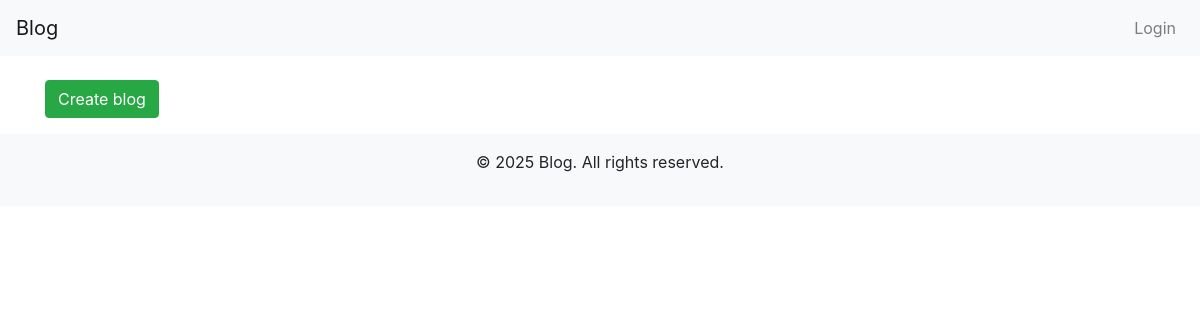
Page /blog/ on the earlier database version.
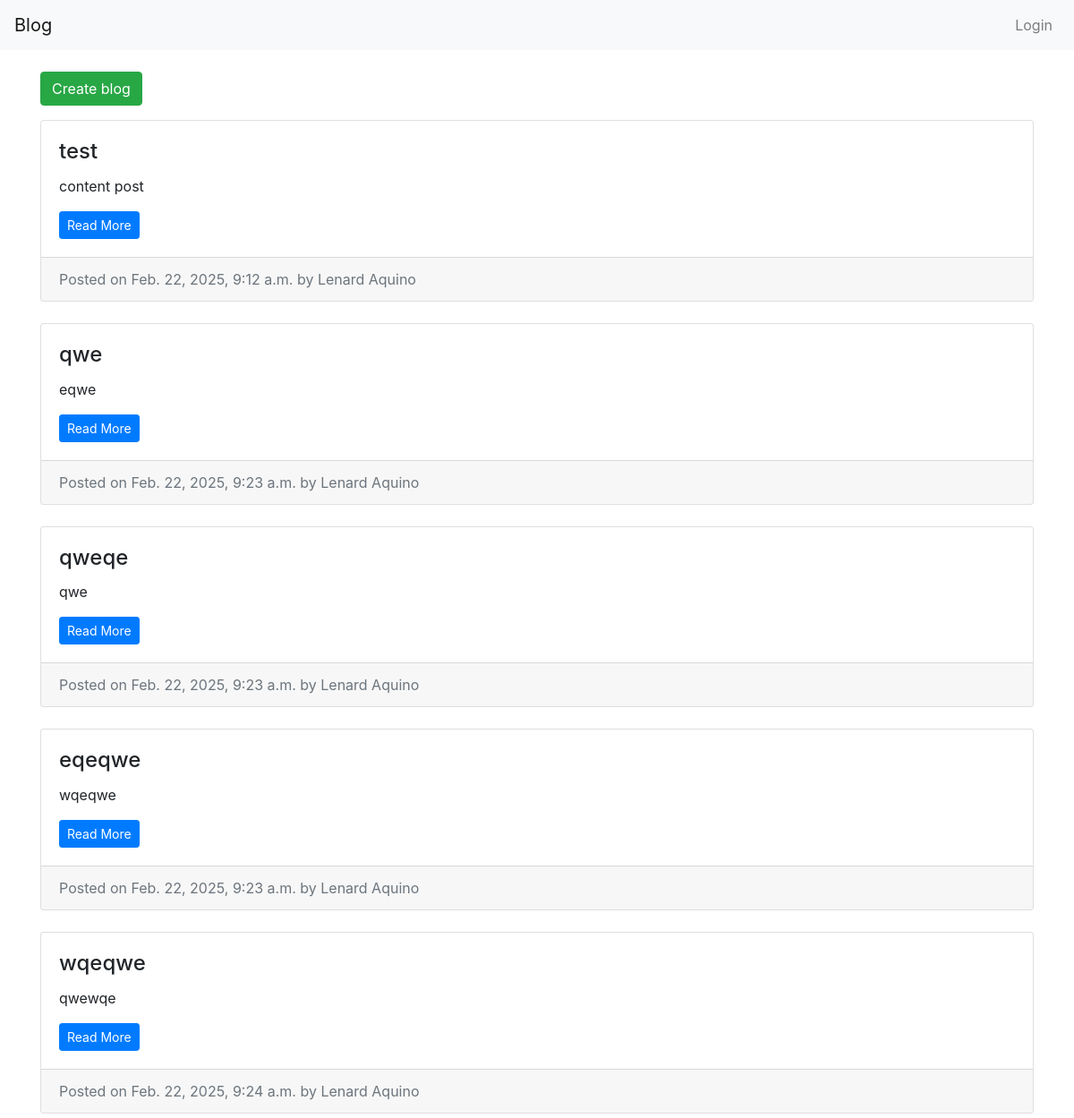
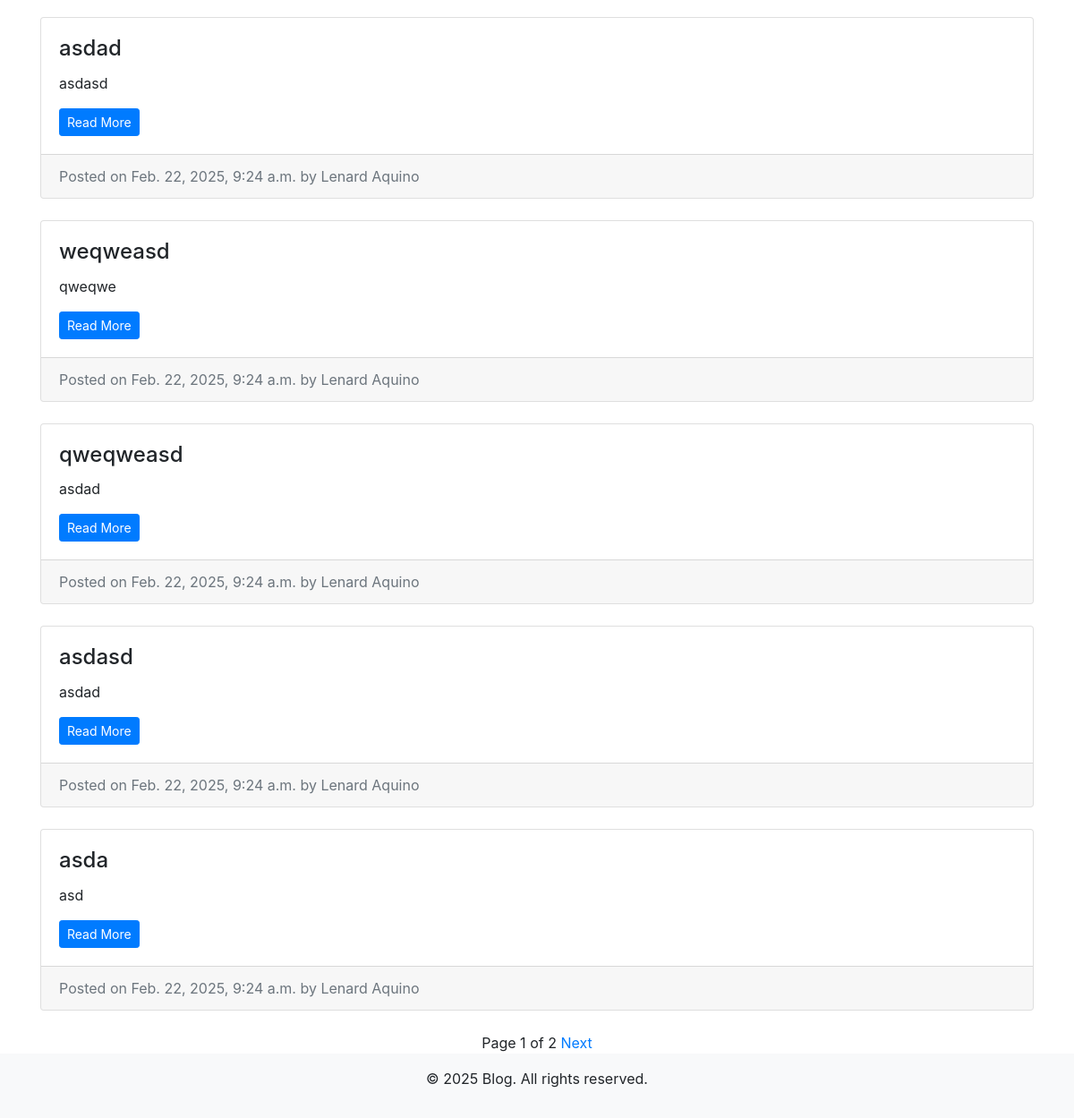
Same page on the later database version (2 pictures, top to bottom).
### blogs/models.py (models this page shows, shortened)
class Post(models.Model):
    STATUS_CHOICES = [
        ('draft', 'Draft'),
        ('published', 'Published'),
    ]
    title = models.CharField(max_length=200)
    content = models.TextField()
    published_date = models.DateTimeField(default=timezone.now)
    author = models.ForeignKey(
        Author,
        on_delete=models.CASCADE,
        related_name='posts'
    )
    status = models.CharField(max_length=10, choices=STATUS_CHOICES)
    active = models.BooleanField()

class Author(models.Model):
    name = models.CharField(max_length=100)
    email = models.EmailField(unique=True)
    user = models.ForeignKey(
        User,
        on_delete=models.SET_NULL,
        null=True,
        blank=True,
        related_name='authors'
    )

### blogs/views.py (the view)
# urls.py: path('', PostListView.as_view(), name='post-list'),
class PostListView(ListView):
    model = Post
    template_name = 'templates/post_list.html'
    context_object_name = 'posts'
    paginate_by = 10
    def get_queryset(self):
       return Post.objects.select_related('author').all()

### templates/templates/post_list.html (shortened to what this page needs)
{% extends 'base.html' %}
{% block content %}
  <div class="container mt-4">
    <div class="row">
      <div class="col-md-12">
        <div class="text-left pb-3">
          <a href="{% url 'blogs:post-create' %}" class="btn btn-success">Create blog</a>
        </div>
      </div>
        <div class="col-md-12">
          {% for post in posts %}
            <div class="card mb-4">
                <div class="card-body">
                    <h4 class="card-title">{{ post.title }}</h4>
                    <p class="card-text">{{ post.content | truncatewords:30 }}</p>
                    <a href="{% url 'blogs:post-detail' post.pk %}" class="btn btn-sm btn-primary">Read More</a>
                </div>
                <div class="card-footer text-muted">
                    Posted on {{ post.published_date }} by {{ post.author.name }}
                </div>
            </div>
          {% endfor %}
        </div>
        <div class="col-md-12">
          {% if is_paginated %}
          <div class="text-center">
            <span>Page {{ page_obj.number }} of {{ page_obj.paginator.num_pages }}</span>
            {% if page_obj.has_next %}
              <a href="?page={{ page_obj.next_page_number }}">Next</a>
            {% endif %}
          </div>
        {% endif %}
        </div>
    </div>
  </div>
{% endblock %}

### templates/base.html (shortened to what this page needs)
<!DOCTYPE html>
<html lang="en">
<head>
    <link href="https://stackpath.bootstrapcdn.com/bootstrap/4.5.2/css/bootstrap.min.css" rel="stylesheet">
</head>
<body>
    <nav class="navbar navbar-expand-lg navbar-light bg-light">
        <a class="navbar-brand" href="#">Blog</a>
        <div class="collapse navbar-collapse" id="navbarNav">
            <ul class="navbar-nav ml-auto">
                <li class="nav-item"><a class="nav-link" href="#">Login</a></li>
            </ul>
        </div>
    </nav>
    <main>
        {% block content %}{% endblock %}
    </main>
    <footer class="bg-light text-center py-3">
        <p>&copy; 2025 Blog. All rights reserved.</p>
    </footer>
</body>
</html>

Differences in the rows shown:
added Post: title "test", content "content post", published_date "Feb. 22, 2025, 9:12 a.m.", author.name "Lenard Aquino"
added Post: title "qwe", content "eqwe", published_date "Feb. 22, 2025, 9:23 a.m.", author.name "Lenard Aquino"
added Post: title "qweqe", content "qwe", published_date "Feb. 22, 2025, 9:23 a.m.", author.name "Lenard Aquino"
added Post: title "eqeqwe", content "wqeqwe", published_date "Feb. 22, 2025, 9:23 a.m.", author.name "Lenard Aquino"
added Post: title "wqeqwe", content "qwewqe", published_date "Feb. 22, 2025, 9:24 a.m.", author.name "Lenard Aquino"
added Post: title "asdad", content "asdasd", published_date "Feb. 22, 2025, 9:24 a.m.", author.name "Lenard Aquino"
added Post: title "weqweasd", content "qweqwe", published_date "Feb. 22, 2025, 9:24 a.m.", author.name "Lenard Aquino"
added Post: title "qweqweasd", content "asdad", published_date "Feb. 22, 2025, 9:24 a.m.", author.name "Lenard Aquino"
added Post: title "asdasd", content "asdad", published_date "Feb. 22, 2025, 9:24 a.m.", author.name "Lenard Aquino"
added Post: title "asda", content "asd", published_date "Feb. 22, 2025, 9:24 a.m.", author.name "Lenard Aquino"
Other differences:
{{ page_obj.number }}: (not shown) → "1"
{{ page_obj.paginator.num_pages }}: (not shown) → "2"
text now shown: "Page of Next"
